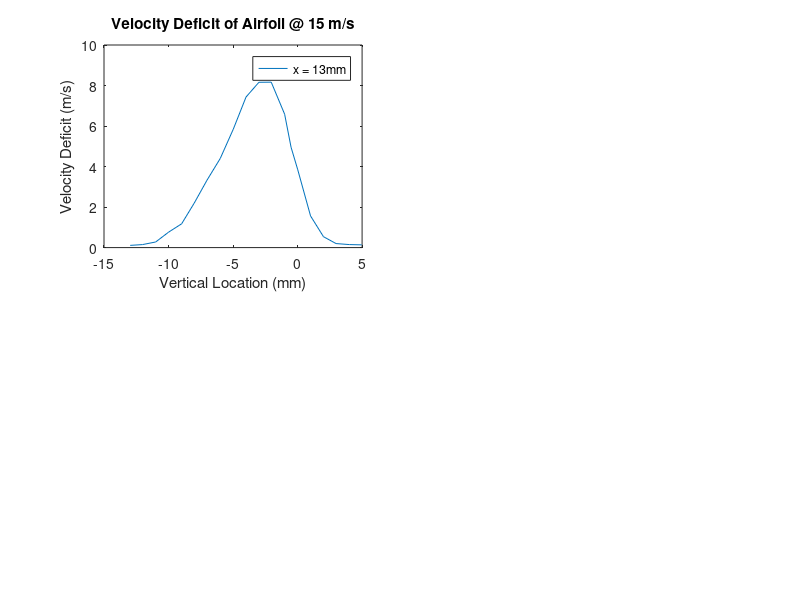

Write MATLAB code to recreate this figure. (Note: this script raises an error after producing the figure.)
%Load original data from 'data' file, parse out incorrect data files and
%narrow down to single repition for airfoil and cylinder, save to .mat
%file, comment out original read-in process and parse data for speed
tic
clear all;close all;clc
% Full_Data = dir('Data');
% 
% %Find third repetition of downstream airfoil data 
% j = 0;
% for i = 3:size(Full_Data,1)
%     if isempty(strfind(Full_Data(i).name,'r03')) == 0 && isempty(strfind(Full_Data(i).name,'Airfoil')) == 0 && isempty(strfind(Full_Data(i).name,'Down')) == 0
%         j = j + 1;
%         airfoil_data_down(j).name = Full_Data(i).name;
%         temp_data = load(airfoil_data_down(j).name);
%         temp_data = temp_data(:,[3 4 6 27 28]);
%         airfoil_data_down(j).data = temp_data;
%     end
% end
% %Find third repetition of upstream airfoil data 
% j = 0;
% for i = 3:size(Full_Data,1)
%     if isempty(strfind(Full_Data(i).name,'r03')) == 0 && isempty(strfind(Full_Data(i).name,'Airfoil')) == 0 && isempty(strfind(Full_Data(i).name,'Up')) == 0
%         j = j + 1;
%         airfoil_data_up(j).name = Full_Data(i).name;
%         temp_data = load(airfoil_data_up(j).name);
%         temp_data = temp_data(:,[3 4 6 27 28]);
%         airfoil_data_up(j).data = temp_data;
%     end
% end
% %Find fourth repetition of upstream cylinder data
% j = 0;
% for i = 3:size(Full_Data,1)
%     if isempty(strfind(Full_Data(i).name,'r04')) == 0 && isempty(strfind(Full_Data(i).name,'Cylinder')) == 0 && isempty(strfind(Full_Data(i).name,'Up')) == 0
%         j = j + 1;
%         cylinder_data_up(j).name = Full_Data(i).name;
%         temp_data = load(cylinder_data_up(j).name);
%         temp_data = temp_data(:,[3 4 6 27 28]);
%         cylinder_data_up(j).data = temp_data;
%     end
% end
% %Find fourth repetition of downstream cylinder data
% j = 0;
% for i = 3:size(Full_Data,1)
%     if isempty(strfind(Full_Data(i).name,'r04')) == 0 && isempty(strfind(Full_Data(i).name,'Cylinder')) == 0 && isempty(strfind(Full_Data(i).name,'Down')) == 0
%         j = j + 1;
%         cylinder_data_down(j).name = Full_Data(i).name;
%         temp_data = load(cylinder_data_down(j).name);
%         temp_data = temp_data(:,[3 4 6 27 28]);
%         cylinder_data_down(j).data = temp_data;
%     end
% end
% % cylinder_data_down(6).name = Full_Data(125).name;
% % cylinder_data_down(6).data = load(Full_Data(125).name);
% cylinder_data_down(6).name = Full_Data(124).name;
% cylinder_data_down(6).data = load(Full_Data(124).name);
% cylinder_data_down(13).name = Full_Data(152).name;
% cylinder_data_down(13).data = load(Full_Data(152).name);
% cylinder_data_down(6).data = cylinder_data_down(6).data(:,[3 4 6 27 28]);
% cylinder_data_down(13).data = cylinder_data_down(13).data(:,[3 4 6 27 28]);
% for i = 1:size(airfoil_data_up,2)
%     temp_data_airfoil_up = airfoil_data_up(i).data;
%     temp_data_airfoil_down = airfoil_data_down(i).data;
%     temp_data_cylinder_up = cylinder_data_up(i).data;
%     temp_data_cylinder_down = cylinder_data_down(i).data;
%     pos = [1 500 501 1000 1001 1500 1501 2000 2001 2500 2501 3000 3001 3500 3501 4000 4001 4500 4501 5000 5001 5500 5501 6000 6001 6500 6501 7000 7001 7500 7501 8000 8001 8500 8501 9000 9001 9500 9501 10000];
%     new_temp_airfoil_data_up = zeros(20,5);
%     new_temp_airfoil_data_down = zeros(20,5);
%     new_temp_cylinder_data_up = zeros(20,5);
%     new_temp_cylinder_data_down = zeros(20,5);
%     for j = 1:(length(pos)/2)
%         new_temp_airfoil_data_up(j,:) = mean(temp_data_airfoil_up([pos(2*j-1):pos(2*j)],:),1);
%         new_temp_airfoil_data_down(j,:) = mean(temp_data_airfoil_down([pos(2*j-1):pos(2*j)],:),1);
%         new_temp_cylinder_data_up(j,:) = mean(temp_data_cylinder_up([pos(2*j-1):pos(2*j)],:),1);
%         new_temp_cylinder_data_down(j,:) = mean(temp_data_cylinder_down([pos(2*j-1):pos(2*j)],:),1);
%     end
%     airfoil_data_up(i).data = new_temp_airfoil_data_up;
%     airfoil_data_down(i).data = new_temp_airfoil_data_down;
%     cylinder_data_up(i).data = new_temp_cylinder_data_up;
%     cylinder_data_down(i).data = new_temp_cylinder_data_down;
% end
% airfoil_data_down(6).data(:,4) = 38;
load('pert_data');
%Downstream airfoil @ 15 m/s
max_vel_def = [];
x = [];
hww_airfoil_15 = [];
Cd = [];
C = 8.89*10^(-2); %Airfoil chord length in meters
for h = 1:(size(airfoil_data_down,2)/2)
    data = airfoil_data_down(h).data;
    vel_def = [];
    for i = 1:size(data,1)
        q = data(i,3);
        rho = data(i,1);
        v = sqrt((2*q)/rho);
        vel_def = [vel_def (data(i,2) - v)];
    end
    y = data(:,5);
    q_avg = data(:,3);
    rho_avg = data(:,1);
    v_avg = sqrt((2.*q_avg)./rho_avg);
    V_avg = mean(v_avg); %Use this for actual drag calc
    D = trapz(y(:)*10^(-3),(V_avg*vel_def*(mean(data(:,1)))));
    Cd = [Cd (D/((.5*mean(data(:,1))*(V_avg)^2)*C))];
    figure(1)
    hold on
   subplot(2,2,1), plot(data(:,5),vel_def)
    hold off
    title('Velocity Deficit of Airfoil @ 15 m/s')
    xlabel('Vertical Location (mm)')
    ylabel('Velocity Deficit (m/s)')
    legend('x = 13mm','x = 18mm','x = 23mm','x = 28mm','x = 33mm','x = 38mm',...
    'x = 43mm')
    lgd = legend;
    lgd.FontSize = 7;
    lgd.Title.String = 'Airfoil V = 15';
    %Calc max velocity deficit
    max_vel_def = [max_vel_def max(vel_def)];
    x = [x mean(data(:,4));];
    %Calc half wake width
    above = find(vel_def > (max_vel_def(end))/2);
    A = above(end) + 1;
    B = above(1) - 1;
    hww_airfoil_15 = [hww_airfoil_15 .5*(data(A,5) - data(B,5))];
    %Calc non-dimensional velocity deficit
    nd_vel_def = (vel_def./max_vel_def(end));
    nd_ver_pos = y/hww_airfoil_15(end);
    figure(3)
    hold on
    subplot(2,2,1), plot(nd_ver_pos,nd_vel_def)
    title('Non-dimensional Velocity VS Non-dimensional Vertical Location, Airfoil @ 15 m/s')
    xlabel('Non-dimensional Vertical Location')
    ylabel('Non-dimensional Velocity')
    legend('x = 13mm','x = 18mm','x = 23mm','x = 28mm','x = 33mm','x = 38mm',...
    'x = 43mm')
    lgd = legend;
    lgd.FontSize = 7;
    lgd.Title.String = 'Airfoil V = 15';
end
Cd_Airfoil_15 = mean(Cd);
figure(2)
subplot(2,2,1), plot(x,max_vel_def,'o')
title('Max velocity Deficit for Airfoil @ 15 m/2')
xlabel('X Position (mm')
ylabel('Velocity Deficit (m/s)')
figure(4)
hold on
subplot(2,2,1), plot(x,hww_airfoil_15)
title('Half Wake Width VS Horizontal Position, Airfoil @ 15 m/s')
xlabel('Horizontal Position (mm)')
ylabel('Half Wake Width (mm)')
%Downstream airfoil @ 25 m/s
max_vel_def = [];
x = [];
hww_airfoil_25 = [];
Cd = [];
for h = ((size(airfoil_data_down,2)/2) + 1):size(airfoil_data_down,2)
    data = airfoil_data_down(h).data;
    vel_def = [];
    for i = 1:size(data,1)
        q = data(i,3);
        rho = data(i,1);
        v = sqrt((2*q)/rho);
        vel_def = [vel_def (data(i,2) - v)];
    end
    y = data(:,5);
    q_avg = data(:,3);
    rho_avg = data(:,1);
    v_avg = sqrt((2.*q_avg)./rho_avg);
    V_avg = mean(v_avg); %Use this for actual drag calc
    D = trapz(y(:)*10^(-3),(V_avg*vel_def*(mean(data(:,1)))));
    Cd = [Cd (D/((.5*mean(data(:,1))*(V_avg)^2)*C))];
    figure(1)
    hold on
    subplot(2,2,2), plot(data(:,5),vel_def)
    hold off
        title('Velocity Deficit of Airfoil @ 25 m/s')
    xlabel('Vertical Location (mm)')
    ylabel('Velocity Deficit (m/s)')
    legend('x = 13mm','x = 18mm','x = 23mm','x = 28mm','x = 33mm','x = 38mm',...
    'x = 43mm')
    lgd = legend;
    lgd.FontSize = 7;
    lgd.Title.String = 'Airfoil V = 25';
    max_vel_def = [max_vel_def max(vel_def)];
    x = [x mean(data(:,4));];
    y = data(:,5);
    above = find(vel_def > (max_vel_def(end))/2);
    A = above(end) + 1;
    B = above(1) - 1;
    hww_airfoil_25 = [hww_airfoil_25 .5*(data(A,5) - data(B,5))];
    nd_vel_def = (vel_def./max_vel_def(end));
    nd_ver_pos = y/hww_airfoil_25(end);
    figure(3)
    hold on
    subplot(2,2,2), plot(nd_ver_pos,nd_vel_def)
    title('Non-dimensional Velocity VS Non-dimensional Vertical Position, Airfoil @ 25 m/s')
    xlabel('Non-dimensional Vertical Position')
    ylabel('Non-dimensional Velocity')
    legend('x = 13mm','x = 18mm','x = 23mm','x = 28mm','x = 33mm','x = 38mm',...
    'x = 43mm')
    lgd = legend;
    lgd.FontSize = 7;
    lgd.Title.String = 'Airfoil V = 25';

end
Cd_airfoil_25 = mean(Cd);
figure(2)
subplot(2,2,2), plot(x,max_vel_def,'o')
title('Max Velocity Deficit of Airfoil @ 25 m/s')
xlabel('X Position (mm)')
ylabel('Velocity Deficit')
figure(4)
hold on
subplot(2,2,2), plot(x,hww_airfoil_25)
title('Half Wake Width VS Horizontal Position, Airfoil @ 25 m/s')
xlabel('Horizontal Position (mm)')
ylabel('Half Wake Width (mm)')
%Downstream cylinder @ 15 m/s
max_vel_def = [];
x = [];
hww_cylinder_15 = [];
Cd = [];
C = 1.27*10^(-2);
for h = 1:(size(cylinder_data_down,2)/2)
    data = cylinder_data_down(h).data;
    vel_def = [];
    for i = 1:size(data,1)
        q = data(i,3);
        rho = data(i,1);
        v = sqrt((2*q)/rho);
        vel_def = [vel_def (data(i,2) - v)];
    end
    y = data(:,5);
    q_avg = data(:,3);
    rho_avg = data(:,1);
    v_avg = sqrt((2.*q_avg)./rho_avg);
    V_avg = mean(v_avg); %Use this for actual drag calc
    D = trapz(y(:)*10^(-3),(V_avg*vel_def*(mean(data(:,1)))));
    Cd = [Cd (D/((.5*mean(data(:,1))*(V_avg)^2)*C))];
    figure(1)
    hold on
    subplot(2,2,3), plot(data(:,5),vel_def)
    hold off
    title('Velocity Deficit of cylinder @ 15 m/s')
    xlabel('Vertical Location (mm)')
    ylabel('Velocity Deficit (m/s)')
    legend('x = 120mm','x = 150mm','x = 180mm','x = 210mm','x = 240mm','x = 60mm',...
    'x = 90mm')
    lgd = legend;
    lgd.FontSize = 7;
    lgd.Title.String = 'Cylinder V = 15';
    max_vel_def = [max_vel_def max(vel_def)];
    x = [x mean(data(:,4));];
    y = data(:,5);
    above = find(vel_def > (max_vel_def(end))/2);
    A = above(end) + 1;
    B = above(1) - 1;
    hww_cylinder_15 = [hww_cylinder_15 .5*(data(A,5) - data(B,5))];
    nd_vel_def = (vel_def./max_vel_def(end));
    nd_ver_pos = y/hww_cylinder_15(end);
    figure(3)
    hold on
    subplot(2,2,3), plot(nd_ver_pos,nd_vel_def)
    title('Non-dimensional Velocity VS Non-dimensional Vertical Position, Cylinder @ 15 m/s')
    xlabel('Non-dimensional Vertical Position')
    ylabel('Non-Dimensional Velocity')
    legend('x = 60mm','x = 90mm','x = 120mm','x = 150mm','x = 180mm','x = 210mm',...
    'x = 240mm')
    lgd = legend;
    lgd.FontSize = 7;
    lgd.Title.String = 'Cylinder V = 15';
end
Cd_cylinder_15 = mean(Cd);
x = x([6 7 1 2 3 4 5]);
max_vel_def = max_vel_def([ 6 7 1 2 3 4 5]);
hww_cylinder_15 = hww_cylinder_15([6 7 1 2 3 4 5]);
figure(2)
subplot(2,2,3), plot(x,max_vel_def,'o')
title('Velocity Deficit of Cylinder @ 15 m/s')
xlabel('X Position (mm)')
ylabel('Velocity Deficit (m/s)')
figure(4)
hold on
subplot(2,2,3), plot(x,hww_cylinder_15)
title('Half Wake Width VS Horizontal Position, Cylinder @ 15 m/s')
xlabel('Horizontal Position (mm)')
ylabel('Half Wake Width (mm)')
%Donwstream cylinder @ 25 m/s
max_vel_def = [];
x = [];
hww_cylinder_25 = [];
Cd = [];
for h = ((size(cylinder_data_down,2)/2) + 1):size(cylinder_data_down,2)
    data = cylinder_data_down(h).data;
    vel_def = [];
    for i = 1:size(data,1)
        q = data(i,3);
        rho = data(i,1);
        v = sqrt((2*q)/rho);
        vel_def = [vel_def (data(i,2) - v)];
    end
    y = data(:,5);
    q_avg = data(:,3);
    rho_avg = data(:,1);
    v_avg = sqrt((2.*q_avg)./rho_avg);
    V_avg = mean(v_avg); %Use this for actual drag calc
    D = trapz(y(:)*10^(-3),(V_avg*vel_def*(mean(data(:,1)))));
    Cd = [Cd (D/((.5*mean(data(:,1))*(V_avg)^2)*C))];
    figure(1)
    hold on
    subplot(2,2,4), plot(data(:,5),vel_def)
    hold off
    title('Velocity Deficit of Cylinder @ 25 m/s')
    xlabel('Vertical Location (mm)')
    ylabel('Velocity Deficit (m/s)')
    legend('x = 120mm','x = 150mm','x = 180mm','x = 210mm','x = 240mm','x = 60mm',...
    'x = 90mm')
    lgd = legend;
    lgd.FontSize = 7;
    lgd.Title.String = 'Cylinder V = 25';
    max_vel_def = [max_vel_def max(vel_def)];
    x = [x mean(data(:,4));];
    y = data(:,5);
    above = find(vel_def > (max_vel_def(end))/2);
    A = above(end) + 1;
    B = above(1) - 1;
    hww_cylinder_25 = [hww_cylinder_25 .5*(data(A,5) - data(B,5))];
    nd_vel_def = (vel_def./max_vel_def(end));
    nd_ver_pos = y/hww_cylinder_25(end);
    figure(3)
    hold on
    subplot(2,2,4), plot(nd_ver_pos,nd_vel_def)
    title('Non-dimensional Velocity VS Non-dimensional Vertical Position, Cylinder @ 25 m/s')
    xlabel('Non-dimensional Vertical Position')
    ylabel('No-dimensional Velocity')
    legend('x = 60mm','x = 90mm','x = 120mm','x = 150mm','x = 180mm','x = 210mm',...
    'x = 240mm')
    lgd = legend;
    lgd.FontSize = 7;
    lgd.Title.String = 'Airfoil V = 15';

end
Cd_cylinder_25 = mean(Cd);
x = x([6 7 1 2 3 4 5]);
max_vel_def = max_vel_def([6 7 1 2 3 4 5]);
hww_cylinder_25 = hww_cylinder_25([6 7 1 2 3 4 5]);
figure(2)
subplot(2,2,4), plot(x,max_vel_def,'o')
title('Velocity Deficit of Cylinder @ 25 m/s')
xlabel('X Position (mm)')
ylabel('Velocity Deficit (m/s)')
figure(4)
hold on
subplot(2,2,4), plot(x,hww_cylinder_25)
title('Half Wake Width VS Horizontal Position, Cylinder @ 25 m/s')
xlabel('Horizontal Position (mm)')
ylabel('Half Wake Width (mm)')
toc
    